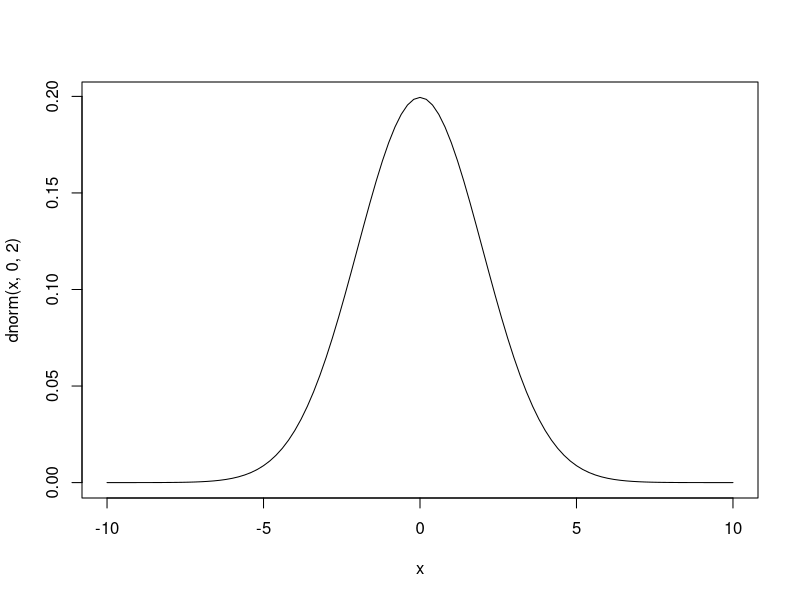
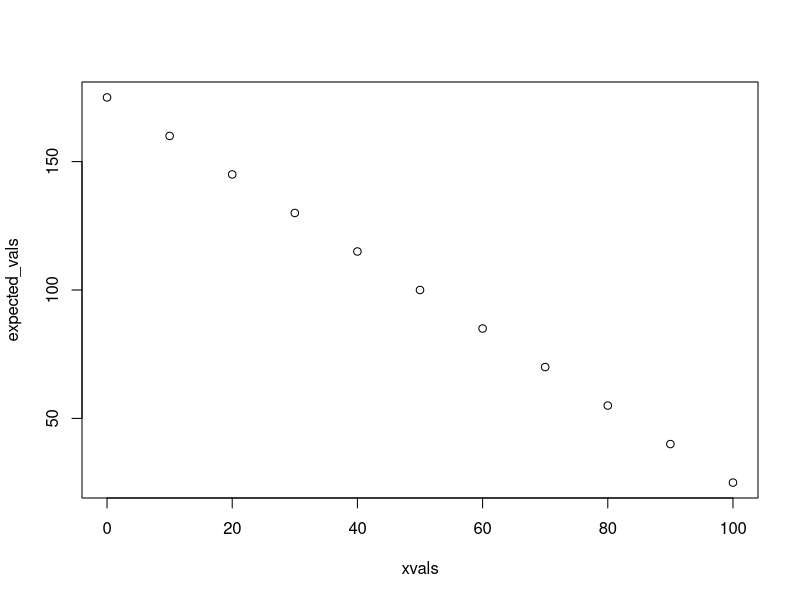
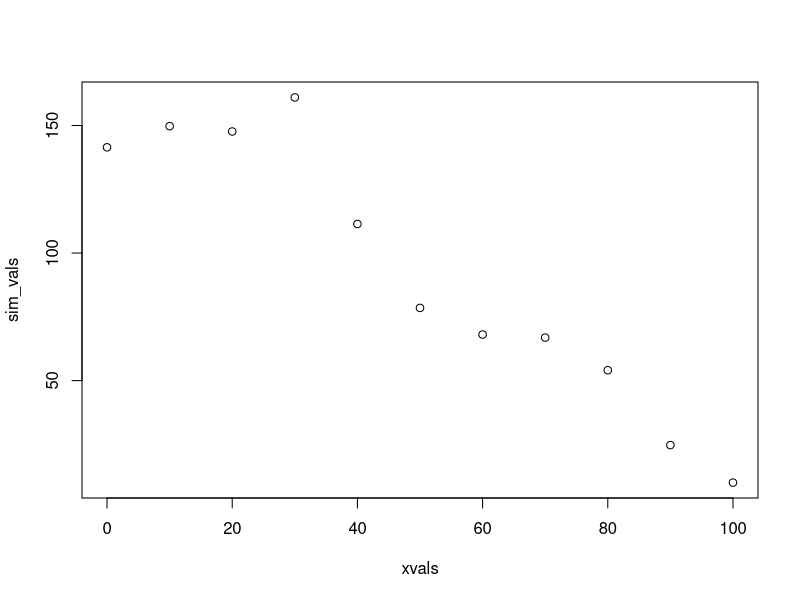
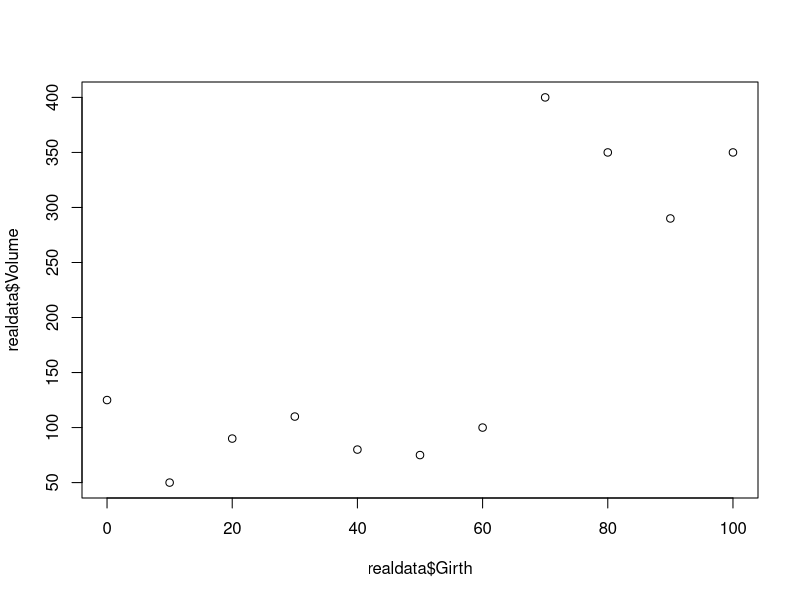
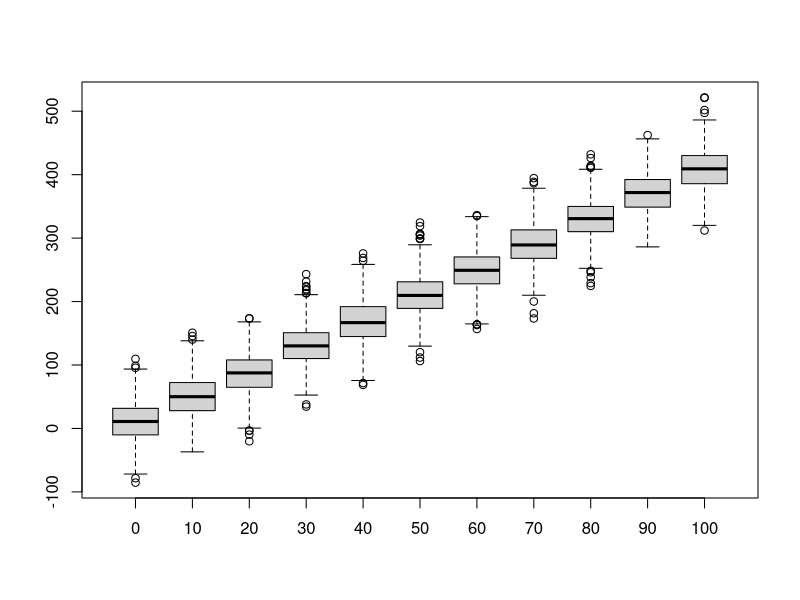
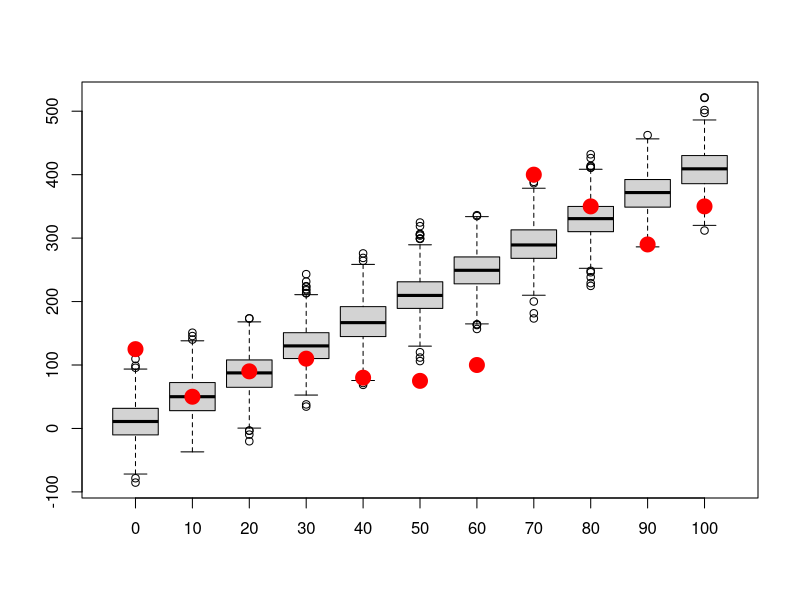
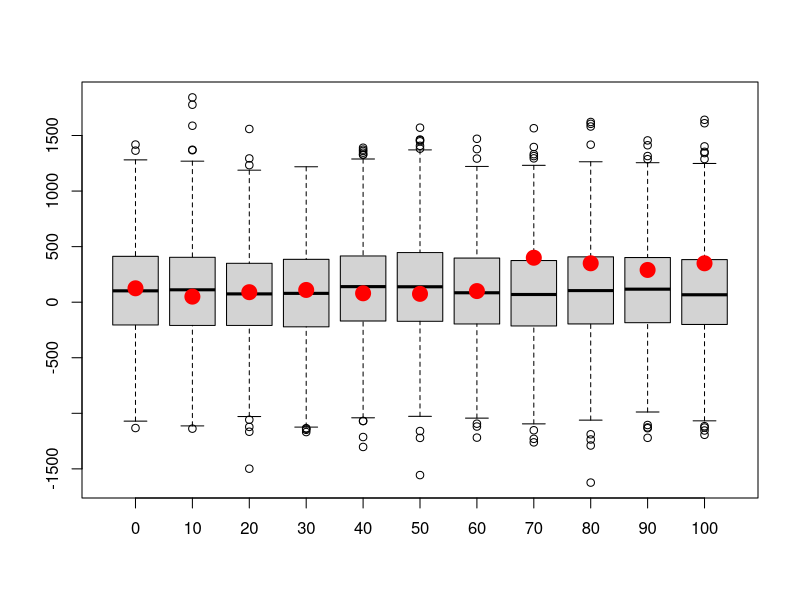

Write R code to recreate these figures, in order.

############################################################
####                                                    ####  
####  NRES 746, Lecture 3                               ####
####                                                    ####
####  Kevin Shoemaker                                   #### 
####  University of Nevada, Reno                        ####
####                                                    #### 
############################################################


############################################################
####  The virtual ecologist                             ####
####     Building data simulation models                ####
############################################################



###########
# Random number generators (a key component of data simulation models- but usually not the whole story)

runif(1,0,25)   # draw random numbers from various probability distributions
rpois(1,3.4)
rnorm(1,22,5.4)


#############
# Short exercise:

# Generate 50 samples from Normal(mean=10,sd=5) 


# Generate 1000 samples from Poisson(mean=50)


# Generate 10 samples from Beta(shape1=0.1,shape2=0.1)


# Try some other distributions and parameters.  NOTE: you can visualize probability densities easily using the "curve" function:

curve(dnorm(x,0,2),-10,10)

# What happens when you try to use a discrete distribution?


############
# SIMULATE DATA GENERATION: decompose into deterministic and stochastic components 

##########
# Deterministic component: define function for transforming a predictor variable into an expected response (linear regression)

    # Arguments:
      # x: vector of covariate values
      # a: the intercept of a linear relationship mapping the covariate to an expected response
      # b: the slope of a linear relationship mapping the covariate to an expected response

deterministic_component <- function(x,a,b){
  linear <- a + b*x   # specify a deterministic, linear functional form
  return(linear)
}

xvals = seq(0,100,10)  # define the values of a hypothetical predictor variable (e.g., tree girth)

expected_vals <- deterministic_component(xvals,175,-1.5)   # use the deterministic component to determine the expected response (e.g., tree volume)
expected_vals

plot(xvals,expected_vals)   # plot out the relationship

# plot(xvals,expected_vals,type="l")    # alternatively, plot as a line


##########
# Stochastic component: define a function for transforming an expected (deterministic) response and adding a layer of "noise" on top!

    # Arguments:
      # x: vector of expected responses
      # variance: variance of the "noise" component of your data simulation model
stochastic_component <- function(x,variance){     
  sd <- sqrt(variance)       # convert variance to standard deviation       
  stochvals <- rnorm(length(x),x,sd)       # add a layer of "noise" on top of the expected response values
  return(stochvals)
}

           # alternative: add the "residuals" onto the expected values. 
# stochastic_component <- function(x,variance){     
#   sd <- sqrt(variance)       # convert variance to standard deviation       
#   stochvals <- rnorm(length(x),0,sd)       # generate the 'residuals'    
#   return(x+stochvals)             # add a layer of "noise" on top of the expected response values
# }

    ### Simulate stochastic data!!
sim_vals <- stochastic_component(expected_vals,variance=500)   # try it- run the function to add noise to your expected values. 

plot(xvals,sim_vals)     # plot it- it should look much more "noisy" now!

# ALTERNATIVELY:

sim_vals <- stochastic_component(deterministic_component(xvals,175,-1.5),500)    # stochastic "shell" surrounds a deterministic "core"    


############
# Goodness-of-fit test!

    # Does the data fall into the range of plausble data produced by this fully specified model?

############
# Imagine you have the following "real" data (e.g., tree volumes). 

realdata <- data.frame(Volume=c(125,50,90,110,80,75,100,400,350,290,350),Girth=xvals)
plot(realdata$Girth,realdata$Volume)


#############
# Let's simulate many datasets from our hypothesized data generating model (intercept=10,slope=4,variance=1000):

reps <- 1000    # specify number of replicate datasets to generate
samplesize <- nrow(realdata)    # define the number of data points we should generate for each simulation "experiment"
simresults <- array(0,dim=c(samplesize,reps))   # initialize a storage array for results 
for(i in 1:reps){       # for each independent simulation "experiment":
  exp_vals <- deterministic_component(realdata$Girth,a=10,b=4)          # simulate the expected tree volumes for each measured girth value
  sim_vals <- stochastic_component(exp_vals,1000)  # add stochastic noise
  simresults[,i] <- sim_vals   # store the simulated data for later
}

    # now make a boxplot of the results
boxplot(t(simresults),xaxt="n")    # (repeat) make a boxplot of the simulation results
axis(1,at=c(1:samplesize),labels=realdata$Girth)                          # add x axis labels 


#########
# Now overlay the "real" data
    # how well does the model fit the data?

boxplot(lapply(1:nrow(simresults), function(i) simresults[i,]),xaxt="n")    # (repeat) make a boxplot of the simulation results
axis(1,at=c(1:samplesize),labels=realdata$Girth)                          # add x axis labels 
points(c(1:samplesize),realdata$Volume,pch=20,cex=3,col="red",xaxt="n")     # this time, overlay the "real" data 


#############
# Let's simulate many datasets from our hypothesized data generating model (intercept=100,slope=0,variance=75000):

reps <- 1000    # specify number of replicate datasets to generate
samplesize <- nrow(realdata)    # define the number of data points we should generate for each simulation "experiment"
simresults <- array(0,dim=c(samplesize,reps))   # initialize a storage array for results 
for(i in 1:reps){       # for each independent simulation "experiment":
  exp_vals <- deterministic_component(realdata$Girth,a=100,b=0)          # simulate the expected tree volumes for each measured girth value
  sim_vals <- stochastic_component(exp_vals,200000)  # add stochastic noise
  simresults[,i] <- sim_vals   # store the simulated data for later
}

    # now make a boxplot of the results
boxplot(lapply(1:nrow(simresults), function(i) simresults[i,]),xaxt="n")    # (repeat) make a boxplot of the simulation results
axis(1,at=c(1:samplesize),labels=realdata$Girth)                          # add x axis labels 
points(c(1:samplesize),realdata$Volume,pch=20,cex=3,col="red",xaxt="n")     # this time, overlay the "real" data 



###############
# Power analysis example: designing a monitoring program for a rare species


   ### first, let's develop some helper functions:

########
# function for computing the number of observed/detected animals in a single survey

    # Arguments:
      # TrueN: true population abundance
      # surveyors: number of survey participants each day
      # days: survey duration, in days

NumObserved <- function(TrueN=1000,surveyors=1,days=3){
  probPerPersonDay <- 0.02      # define the probability of detection per animal per person-day [hard-coded- potentially bad coding practice!]
  probPerDay <- 1-(1-probPerPersonDay)^surveyors      # define the probability of detection per animal per day (multiple surveyors)(animal must be detected at least once)
  probPerSurvey <- 1-(1-probPerDay)^days       # define the probability of detection per animal for the entire survey
  nobs <- rbinom(1,size=TrueN,prob=probPerSurvey)     # simulate the number of animals detected!
  return(nobs)
}
NumObserved(TrueN=500,surveyors=2,days=7)   # test the new function


#########
# function for computing expected abundance dynamics of a declining population (deterministic component!)

    # Arguments:
      # LastYearAbund: true population abundance in the previous year
      # trend: proportional change in population size from last year

ThisYearAbund <- function(LastYearAbund=1000,trend=-0.03){
  CurAbund <- LastYearAbund + trend*LastYearAbund    # compute abundance this year
  CurAbund <- floor(CurAbund)  # can't have fractional individuals!
  return(CurAbund)
}
ThisYearAbund(LastYearAbund=500,trend=-0.03)    # test the new function

# NOTE: we could introduce stochastic population dynamics (or density dependence, etc!) for a more realistic model, but we are omitting this here. 


########
# develop a function for simulating monitoring data from a declining population

    # Arguments:
      # initabund: true initial population abundance
      # trend: proportional change in population size from last year
      # years: duration of simulation
      # observers: number of survey participants each day
      # days: survey duration, in days
      # survint: survey interval, in years (e.g., 2 means surveys are conducted every other year)

SimulateMonitoringData <- function(initabund=1000,trend=-0.03,years=25,observers=1,days=3,survint=2){
  prevabund <- initabund        # initialize "previous-year abundance" at initial abundance 
  detected <- numeric(years)    # set up storage variable
  for(y in 1:years){            # for each year of the simulation:
    thisAbund <- ThisYearAbund(prevabund,trend)             # compute the current abundance on the basis of the trend
    detected[y] <- NumObserved(thisAbund,observers,days)     # sample the current population using this monitoring scheme
    prevabund <- thisAbund   # set this years abundance as the previous years abundance (to set up the simulation for next year)
  }
  surveyed <- c(1:years)%%survint==0    # which years were surveys actually performed?
  detected[!surveyed] <- NA            # if the survey is not performed that year, return a missing value
  return(detected)       # return the number of individuals detected
}

SimulateMonitoringData(initabund=1000,trend=-0.03,years=25,observers=1,days=3,survint=2)    # test the new function


#########
# finally, develop a function for assessing whether or not a decline was detected:

    # Arguments:
      # monitoringData: simulated results from a long-term monitoring study
      # alpha: define acceptable type-I error rate (false positive rate)

IsDecline <- function(monitoringData,alpha=0.05){
  time <- 1:length(monitoringData)      # vector of survey years
  model <- lm(monitoringData~time)    # for now, let's use ordinary linear regression (perform linear regression on simulated monitoring data)
  p_value <- summary(model)$coefficients["time","Pr(>|t|)"]      # extract the p-value  
  isdecline <- ifelse(summary(model)$coefficients["time","Estimate"]<0,TRUE,FALSE)     # determine if the simulated monitoring data determined a "significant" decline
  sig_decline <- ifelse((p_value<=alpha)&(isdecline),TRUE,FALSE)    # if declining and significant trend, then the monitoring protocol successfully diagnosed a decline
  return(sig_decline)
}

IsDecline(monitoringData=c(10,20,NA,15,1),alpha=0.05)    # test the function


###########
# Lab exercise: develop a "power" function to return the statistical power to detect a decline under alternative monitoring schemes...

nreps <- 10000      # set number of replicate monitoring "experiments"
initabund <- 1000    # set initial population abundance.

GetPower <- function(nreps=nreps,initabund=initabund,trend=-0.03,years=25,observers=1,days=3,survint=2,alpha=0.05){
     # fill this in!
  return(Power)
}

